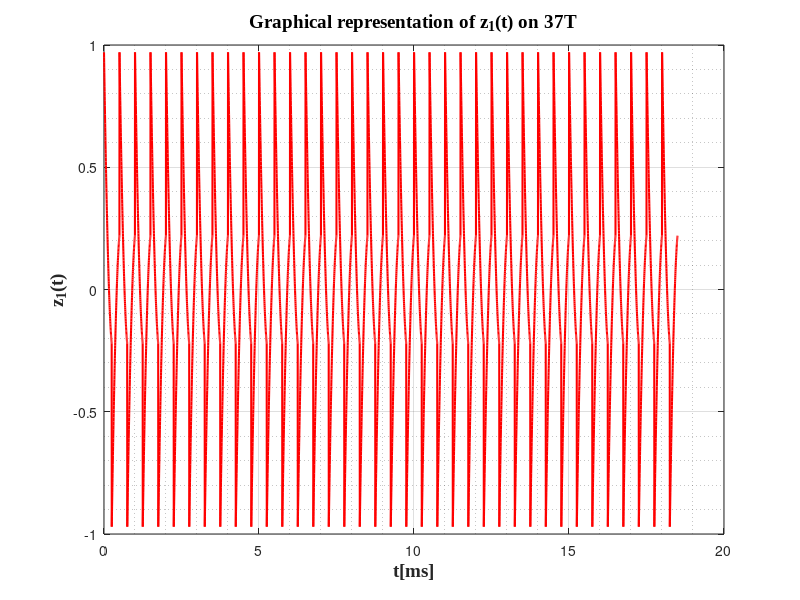

MATLAB code for this plot:
%z1(t) 
T_1 = 0.5;
t = linspace(0,1,100);
x = 0.86*t.^2-2.05*t+0.97;
v = ones(1,37*2);
for i=1:37*2
   if mod(i,2) == 0
       v(i)=-v(i);
   end
end
z1 = x(:);
z1 = z1*v;
z1 = z1(:);
T1 = linspace(0,37*T_1,3700*2);
plot(T1,z1-0,'r','LineWidth',1.5);
grid on;
grid minor;
xlabel('t[ms]', 'fontweight', 'bold', 'fontsize', 14, 'FontName', 'Times New Roman');
ylabel('z_{1}(t)','fontweight','bold','fontsize', 14, 'FontName', 'Times New Roman');
title('Graphical representation of z_{1}(t) on 37T','fontweight','bold','fontsize',14, 'FontName', 'Times New Roman');
